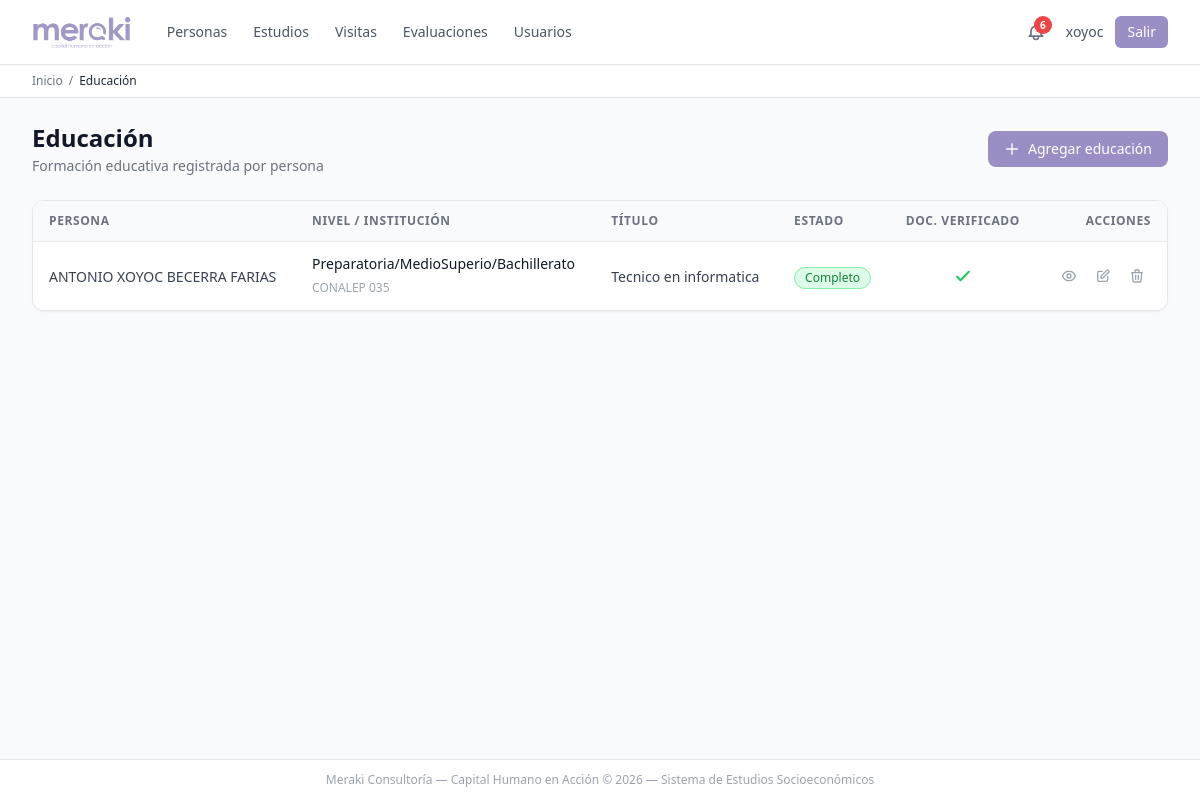
The page /educacion/ (signed in) on the database as committed earlier.
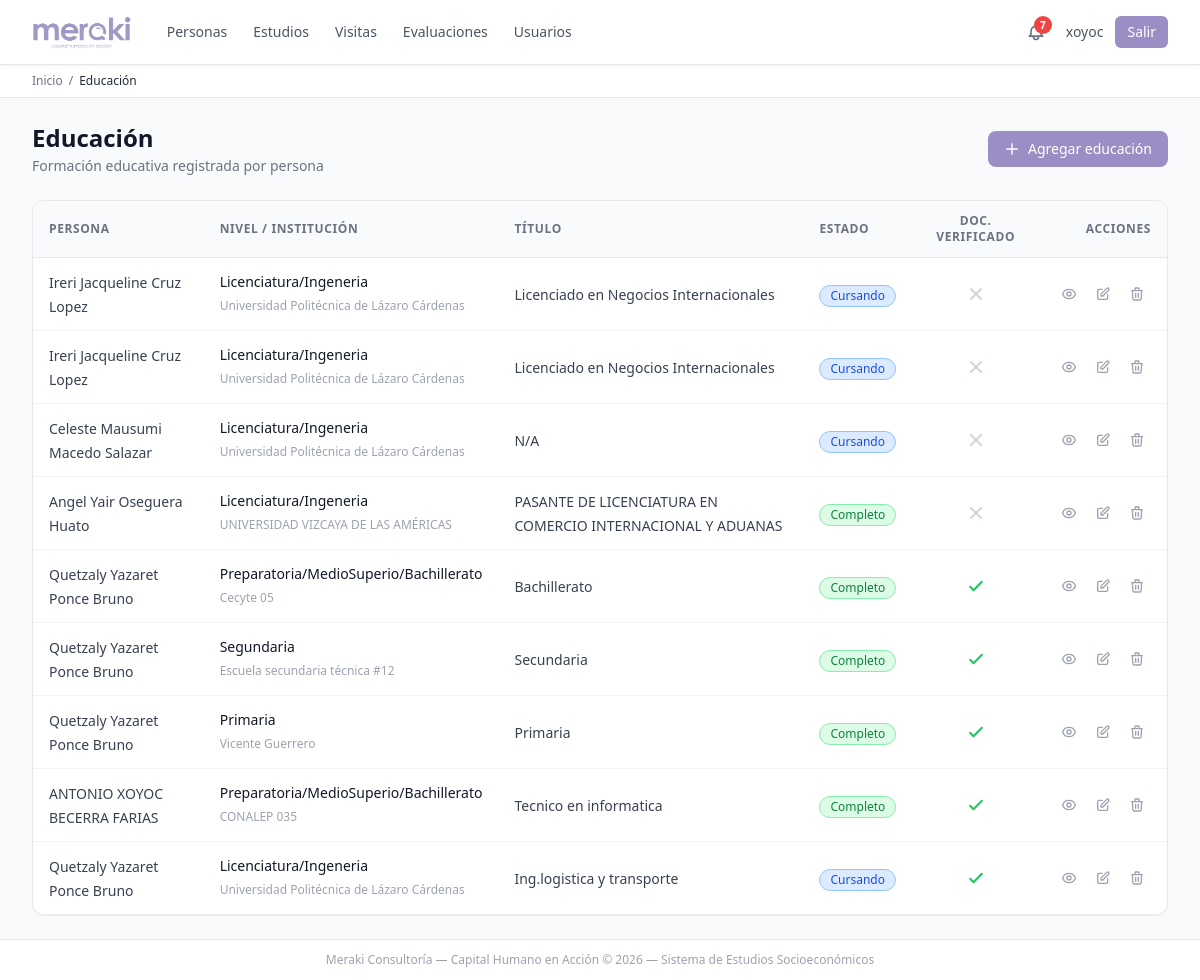
The same page on the database as committed later.
### apps/educacion/models.py (models this page shows, shortened)
class Educacion(TimestampModel):
    persona = models.ForeignKey(Persona, on_delete=models.CASCADE, related_name='educacion')
    nivel = models.ForeignKey(NivelEducativo, on_delete=models.PROTECT)
    institucion = models.CharField(max_length=200)
    ciudad_institucion = models.CharField(
        max_length=100, blank=True,
        verbose_name='Ciudad donde se localiza la institución'
    )
    titulo = models.CharField(max_length=200)
    ESTADO_EDUCATIVO = [
        ('INC', 'Incompleto'),
        ('COM', 'Completo'),
        ('TRU', 'Trunco'),
        ('CUR', 'Cursando'),
    ]
    estado = models.CharField(max_length=3, choices=ESTADO_EDUCATIVO)
    anio_inicio = models.IntegerField()
    anio_fin = models.IntegerField(null=True, blank=True)
    TIPO_DOCUMENTO_ESTUDIO = [
        ('CER', 'Certificado'),
        ('TIT', 'Título'),
        ('CON', 'Constancia'),
        ('CAR', 'Carta de pasante'),
        ('OTR', 'Otro'),
        ('NIN', 'Ninguno'),
    ]
    tipo_documento_estudio = models.CharField(
        max_length=3, choices=TIPO_DOCUMENTO_ESTUDIO, blank=True,
        verbose_name='Tipo de documento de estudio obtenido'
    )
    tiene_cedula = models.BooleanField(default=False)
    numero_cedula = models.CharField(max_length=20, blank=True)
    documento_verificado = models.BooleanField(default=False)
    class Meta:
        verbose_name_plural = "Educación"
        ordering = ['-anio_fin', '-anio_inicio']

class NivelEducativo(models.Model):
    nivel = models.CharField(max_length=100)
    orden = models.IntegerField(unique=True)
    activo = models.BooleanField(default=True)
    class Meta:
        verbose_name_plural = "Niveles educativos"
        ordering = ['orden']

### apps/personas/models.py (models this page shows, shortened)
class Persona(TimestampModel):
    folio = models.CharField(max_length=20, unique=True, editable=False)
    nombre = models.CharField(max_length=100)
    apellido_paterno = models.CharField(max_length=100)
    apellido_materno = models.CharField(max_length=100, blank=True)
    fecha_nacimiento = models.DateField(null=True, blank=True)
    lugar_nacimiento = models.CharField(max_length=200, blank=True, verbose_name='Lugar de nacimiento')
    TIPO_IDENTIFICACION = [
        ('INE', 'INE/IFE'),
        ('PAS', 'Pasaporte'),
        ('CED', 'Cédula Profesional'),
        ('CAR', 'Cartilla Militar'),
        ('OTR', 'Otro'),
    ]
    tipo_identificacion = models.CharField(max_length=3, choices=TIPO_IDENTIFICACION, blank=True)
    numero_identificacion = models.CharField(max_length=50, blank=True)
    curp = models.CharField(max_length=18, blank=True, validators=[RegexValidator(r'^$|^[A-Z0-9]{18}$', 'CURP inválida (debe tener 18 caracteres alfanuméricos en mayúsculas)')])
    rfc = models.CharField(max_length=13, blank=True, validators=[RegexValidator(r'^[A-Z&Ñ]{4}\d{6}[A-Z0-9]{3}$', 'RFC inválido')])
    nss = models.CharField(max_length=11, blank=True, verbose_name='NSS (Número de Seguridad Social)')
    licencia_manejo_folio = models.CharField(max_length=50, blank=True, verbose_name='Folio de licencia de manejo')
    cartilla_militar_folio = models.CharField(max_length=50, blank=True, verbose_name='Folio de cartilla militar')
    acta_nacimiento_numero = models.CharField(max_length=50, blank=True, verbose_name='Número de acta de nacimiento')
    email = models.EmailField()
    telefono_movil = models.CharField(max_length=15)
    telefono_fijo = models.CharField(max_length=15, blank=True)
    facebook_perfil = models.CharField(max_length=200, blank=True, verbose_name='Perfil de Facebook')
    ESTADO_CIVIL = [
        ('SOL', 'Soltero/a'),
        ('CAS', 'Casado/a'),
        ('ULB', 'Unión Libre'),
        ('DIV', 'Divorciado/a'),
        ('VIU', 'Viudo/a'),
        ('SEP', 'Separado/a'),
        ('OTR', 'Otro'),
    ]
    estado_civil = models.CharField(max_length=3, choices=ESTADO_CIVIL, blank=True)
    numero_dependientes = models.IntegerField(default=0, validators=[MinValueValidator(0)])
    peso = models.DecimalField(
        max_digits=5, decimal_places=2, null=True, blank=True,
        verbose_name='Peso (kg)',
        validators=[MinValueValidator(0), MaxValueValidator(999)]
    )
    estatura = models.DecimalField(
        max_digits=5, decimal_places=2, null=True, blank=True,
        verbose_name='Estatura (cm)',
        validators=[MinValueValidator(0), MaxValueValidator(999)]
    )
    historial_residencias = models.TextField(
        blank=True,
        verbose_name='Historial de residencias anteriores',
        help_text='Lugar, período (año inicio-fin) y motivo del cambio de residencia'
    )
    periodos_sin_laborar = models.TextField(
        blank=True,
        verbose_name='Períodos sin laborar',
        help_text='Período (mes/año inicio-fin) y actividad durante ese tiempo'
    )
    actividades_tiempo_libre = models.TextField(
        blank=True,
        verbose_name='Actividades en tiempo libre',
        help_text='Tipo de actividad, frecuencia y tiempo dedicado'
    )
    activo = models.BooleanField(default=True)
    class Meta:
        verbose_name_plural = "Personas"
        indexes = [
            models.Index(fields=['folio']),
            models.Index(fields=['curp']),
            models.Index(fields=['apellido_paterno', 'apellido_materno', 'nombre']),
        ]
    @property
    def nombre_completo(self):
        return f"{self.nombre} {self.apellido_paterno} {self.apellido_materno}".strip()

### apps/educacion/views.py (the view)
# urls.py: path('', views.EducacionListView.as_view(), name='educacion_list'),
class EducacionListView(LoginRequiredMixin, ListView):
    model = Educacion
    context_object_name = 'educaciones'
    paginate_by = 25

### apps/notificaciones/context_processors.py (called while the page is built)
def notif_count(request):
    if not request.user.is_authenticated:
        return {'notif_count_global': 0}
    count = Notificacion.objects.filter(
        usuario=request.user, leida=False
    ).count()
    return {'notif_count_global': count}

### apps/usuarios/context_processors.py (called while the page is built, shortened)
def perfil_usuario(request):
    if request.user.is_superuser:
        return {
            'perfil_usuario': None,
            'es_analista': True,
            'es_inspector': False,
            'es_auditor': False,
            'modulos_permitidos': _TODOS_LOS_MODULOS,
        }

### templates/educacion/educacion_list.html (shortened to what the changed rows need)
{% extends "base.html" %}
{% block content %}
<div class="flex flex-col sm:flex-row sm:items-center sm:justify-between gap-4 mb-6">
  <div>
    <h1 class="text-2xl font-bold text-gray-900">Educación</h1>
  </div>
</div>
{% if educaciones %}
<div class="bg-white rounded-xl shadow-sm border border-gray-200 overflow-hidden">
  <div class="overflow-x-auto">
    <table class="min-w-full divide-y divide-gray-200">
      <thead class="bg-gray-50">
        <tr>
          <th scope="col" class="px-4 py-3 text-left text-xs font-semibold text-gray-500 uppercase tracking-wider">
            Persona
          </th>
          <th scope="col" class="px-4 py-3 text-left text-xs font-semibold text-gray-500 uppercase tracking-wider">
            Nivel / Institución
          </th>
          <th scope="col" class="px-4 py-3 text-left text-xs font-semibold text-gray-500 uppercase tracking-wider hidden sm:table-cell">
            Título
          </th>
          <th scope="col" class="px-4 py-3 text-left text-xs font-semibold text-gray-500 uppercase tracking-wider hidden md:table-cell">
            Estado
          </th>
          <th scope="col" class="px-4 py-3 text-center text-xs font-semibold text-gray-500 uppercase tracking-wider hidden lg:table-cell">
            Doc. verificado
          </th>
          <th scope="col" class="px-4 py-3 text-right text-xs font-semibold text-gray-500 uppercase tracking-wider">
            Acciones
          </th>
        </tr>
      </thead>
      <tbody class="bg-white divide-y divide-gray-100">
        {% for e in educaciones %}
        <tr class="hover:bg-purple-50 transition-colors">
          <td class="px-4 py-3">
            <span class="text-sm text-gray-700">{{ e.persona.nombre_completo }}</span>
          </td>
          <td class="px-4 py-3">
            <a href="{% url 'educacion:educacion_detail' pk=e.pk %}"
               class="block text-sm font-medium text-gray-900 hover:text-purple-700">
              {{ e.nivel.nivel }}
            </a>
            <span class="text-xs text-gray-400">{{ e.institucion }}</span>
          </td>
          <td class="px-4 py-3 hidden sm:table-cell">
            <span class="text-sm text-gray-700">{{ e.titulo|default:"—" }}</span>
          </td>
          <td class="px-4 py-3 hidden md:table-cell">
            {% if e.estado == 'COM' %}
            <span class="inline-flex items-center px-2.5 py-0.5 rounded-full text-xs font-medium bg-green-100 text-green-700 border border-green-300">{{ e.get_estado_display }}</span>
            {% elif e.estado == 'CUR' %}
            <span class="inline-flex items-center px-2.5 py-0.5 rounded-full text-xs font-medium bg-blue-100 text-blue-700 border border-blue-300">{{ e.get_estado_display }}</span>
            {% elif e.estado == 'INC' %}
            <span class="inline-flex items-center px-2.5 py-0.5 rounded-full text-xs font-medium bg-yellow-100 text-yellow-700 border border-yellow-300">{{ e.get_estado_display }}</span>
            {% elif e.estado == 'TRU' %}
            <span class="inline-flex items-center px-2.5 py-0.5 rounded-full text-xs font-medium bg-gray-100 text-gray-600 border border-gray-300">{{ e.get_estado_display }}</span>
            {% endif %}
          </td>
          <td class="px-4 py-3 text-center hidden lg:table-cell">
            {% if e.documento_verificado %}
            <svg class="h-5 w-5 text-green-500 mx-auto" fill="none" viewBox="0 0 24 24" stroke="currentColor" stroke-width="2.5" aria-label="Verificado">
              <path stroke-linecap="round" stroke-linejoin="round" d="M5 13l4 4L19 7"/>
            </svg>
            {% else %}
            <svg class="h-5 w-5 text-gray-300 mx-auto" fill="none" viewBox="0 0 24 24" stroke="currentColor" stroke-width="2.5" aria-label="Sin verificar">
              <path stroke-linecap="round" stroke-linejoin="round" d="M6 18L18 6M6 6l12 12"/>
            </svg>
            {% endif %}
          </td>
          <td class="px-4 py-3 whitespace-nowrap text-right">
            <div class="flex items-center justify-end gap-1.5">
              <a href="{% url 'educacion:educacion_detail' pk=e.pk %}"
                 class="p-1.5 text-gray-400 hover:text-purple-600 hover:bg-purple-50 rounded-md transition-colors"
                 title="Ver detalle">
              </a>
              <a href="{% url 'educacion:educacion_update' pk=e.pk %}"
                 class="p-1.5 text-gray-400 hover:text-blue-600 hover:bg-blue-50 rounded-md transition-colors"
                 title="Editar">
                <svg class="h-4 w-4" fill="none" viewBox="0 0 24 24" stroke="currentColor" stroke-width="2">
                  <path stroke-linecap="round" stroke-linejoin="round" d="M11 5H6a2 2 0 00-2 2v11a2 2 0 002 2h11a2 2 0 002-2v-5m-1.414-9.414a2 2 0 112.828 2.828L11.828 15H9v-2.828l8.586-8.586z"/>
                </svg>
              </a>
              <a href="{% url 'educacion:educacion_delete' pk=e.pk %}"
                 class="p-1.5 text-gray-400 hover:text-red-600 hover:bg-red-50 rounded-md transition-colors"
                 title="Eliminar">
                <svg class="h-4 w-4" fill="none" viewBox="0 0 24 24" stroke="currentColor" stroke-width="2">
                  <path stroke-linecap="round" stroke-linejoin="round" d="M19 7l-.867 12.142A2 2 0 0116.138 21H7.862a2 2 0 01-1.995-1.858L5 7m5 4v6m4-6v6m1-10V4a1 1 0 00-1-1h-4a1 1 0 00-1 1v3M4 7h16"/>
                </svg>
              </a>
            </div>
          </td>
        </tr>
        {% endfor %}
      </tbody>
    </table>
  </div>
</div>
{% else %}
{% url 'educacion:educacion_create' as create_url %}
{% endif %}
{% endblock %}

Rows that differ between the two databases and show on the page:
added Educacion: persona.nombre_completo "Ireri Jacqueline Cruz Lopez", nivel.nivel "Licenciatura/Ingeneria", institucion "Universidad Politécnica de Lázaro Cárdenas", titulo "Licenciado en Negocios Internacionales", estado "Cursando", documento_verificado False (drawn)
added Educacion: persona.nombre_completo "Ireri Jacqueline Cruz Lopez", nivel.nivel "Licenciatura/Ingeneria", institucion "Universidad Politécnica de Lázaro Cárdenas", titulo "Licenciado en Negocios Internacionales", estado "Cursando", documento_verificado False (drawn)
added Educacion: persona.nombre_completo "Celeste Mausumi Macedo Salazar", nivel.nivel "Licenciatura/Ingeneria", institucion "Universidad Politécnica de Lázaro Cárdenas", titulo "N/A", estado "Cursando", documento_verificado False (drawn)
added Educacion: persona.nombre_completo "Angel Yair Oseguera Huato", nivel.nivel "Licenciatura/Ingeneria", institucion "UNIVERSIDAD VIZCAYA DE LAS AMÉRICAS", titulo "PASANTE DE LICENCIATURA EN COMERCIO INTERNACIONAL Y ADUANAS", estado "Completo", documento_verificado False (drawn)
added Educacion: persona.nombre_completo "Quetzaly Yazaret Ponce Bruno", nivel.nivel "Preparatoria/MedioSuperio/Bachillerato", institucion "Cecyte 05", titulo "Bachillerato", estado "Completo", documento_verificado True (drawn)
added Educacion: persona.nombre_completo "Quetzaly Yazaret Ponce Bruno", nivel.nivel "Segundaria", institucion "Escuela secundaria técnica #12", titulo "Secundaria", estado "Completo", documento_verificado True (drawn)
added Educacion: persona.nombre_completo "Quetzaly Yazaret Ponce Bruno", nivel.nivel "Primaria", institucion "Vicente Guerrero", titulo "Primaria", estado "Completo", documento_verificado True (drawn)
added Educacion: persona.nombre_completo "Quetzaly Yazaret Ponce Bruno", nivel.nivel "Licenciatura/Ingeneria", institucion "Universidad Politécnica de Lázaro Cárdenas", titulo "Ing.logistica y transporte", estado "Cursando", documento_verificado True (drawn)
Other text that changed with them:
{{ notif_count }}: "6" → "7"
